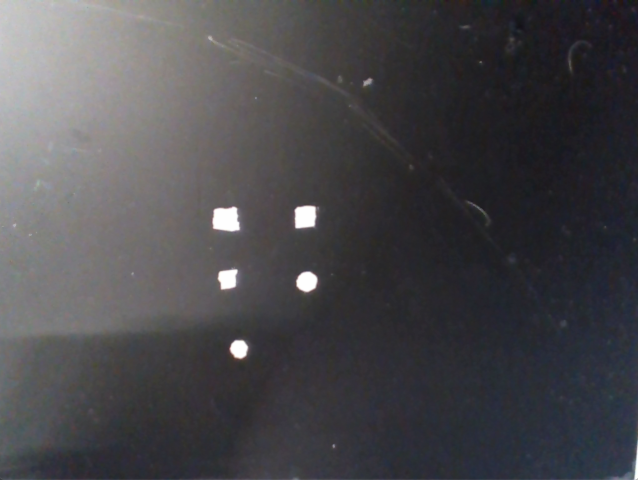
#> input picture calib-image.jpeg, 1276 x 960 px (shown at 1/2 size)
$ python tryHSV.py
#> lines starting #> are read from the running program, lines starting #| are printed output that depends on the picture; after the words box and inside, x2 and y2 are one past the last pixel; in counts of white or black regions, pixels touching at a corner belong together
import colorsys
import cv2
import numpy as np
import imutils

# 1. Establish range of H values for colors: red, orange, yellow, blue, green purple, light background (white), dark background (black)
# Create a default rgb tuple for each of those colors for visualization purposes.
names = ["red","orange","yellow","green","blue","purple","background_white", "background_black"]
default_rgb_values = [[255,31,31],[255,129,31], [255,249,31],[24,169,58],[24,82,169],[111,24,169],[255,255,255],[0,0,0]]
# H_ranges =
# while color ranges can be determined by the hue value,
# might need to check black/white another way because white seems to be when saturation is like <.25
# and black seems to be when value is below <.35

def get_HSVcolor(h,s,v):
	hsv = [h,s,v]
	print("Hue: ", hsv[0], " converted: ",    hsv[0]*360)
	print("Saturation: ", hsv[1])
	print("Value: ", hsv[2])
	if hsv[1] < .13:
		return default_rgb_values[6], names[6]
	elif hsv[2] < .13:
		return default_rgb_values[7], names[7]
	else:
		if hsv[0] <= 18/360 or hsv[0] >= 342/360: #red
			return default_rgb_values[0], names [0]
		elif 18/360 < hsv[0] <= 38/360 : #orange
			return default_rgb_values[1], names [1]
		elif 38/360 < hsv[0] <= 66/360 : #yellow
			return default_rgb_values[2], names [2]
		elif 67/360 < hsv[0] <= 169/360 : #green
			return default_rgb_values[3], names [3]
		elif 169/360 < hsv[0] <= 257/360 : #blue
			return default_rgb_values[4], names [4]
		else:
			return default_rgb_values[5], names [5]


if __name__ == '__main__':
	# 2. import one of the output camera files ("original_image...")
	img = cv2.imread("calib-image.jpeg")
#> img is the input picture: shape (960, 1276, 3); mean B, G, R 75.2, 71.9, 72.8
	gray = cv2.cvtColor(img, cv2.COLOR_BGR2GRAY)
	print(gray[0][0])
#| 201

	cv2.imshow("b/w", gray)
	cv2.waitKey(0)

	blurred = cv2.GaussianBlur(gray, (5, 5), 0)
	#for use with non-black background
	#thresh = cv2.threshold(blurred, 1.86*gray[0][0]-237.87, 255, cv2.THRESH_BINARY_INV)[1]
	#for use with black background
	thresh = cv2.threshold(blurred, 140, 255, cv2.THRESH_BINARY)[1]
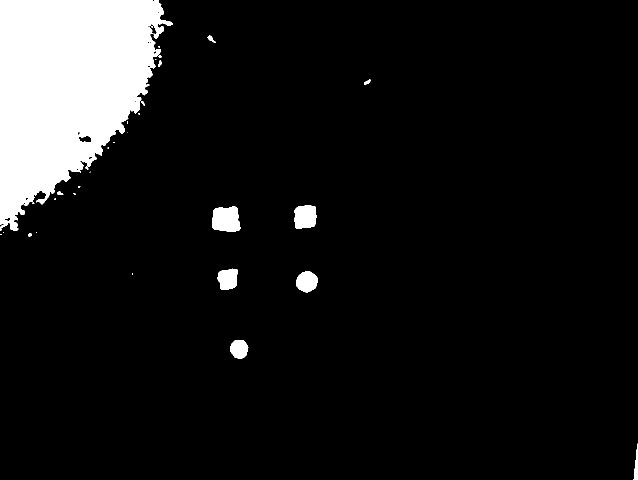
#> thresh: shape (960, 1276) (shown at 1/2 size); 9.1% white; 32 white regions (17 under 20 px)
	#second value should depend on overall brightness

	cv2.imshow("Thresh", thresh)
	cv2.waitKey(0)

	cnts = cv2.findContours(thresh.copy(), cv2.RETR_EXTERNAL,
		cv2.CHAIN_APPROX_SIMPLE)
#> cnts = 32 contours, 19 with area under 20; largest, box (x1, y1, x2, y2) and area: (0, 0, 345, 462) 101938, (424, 413, 481, 464) 2328, (589, 411, 633, 457) 1728, (592, 543, 635, 585) 1325, (435, 537, 476, 580) 1302
	cnts = imutils.grab_contours(cnts)

	image = img

	# loop over the contours
	for c in cnts:
		# compute the center of the contour
		M = cv2.moments(c)
		cX = int(M["m10"] / (M["m00"]+ 1e-5))
		cY = int(M["m01"] / (M["m00"]+ 1e-5))


		#GETTING AVERAGE OF 400 pixels around center
		r = 0
		g = 0
		b = 0
		for i in range(-10,10):
			for j in range(-10,10):
				newX = min(len(img[0])-1,max(0,cX+i))
				newY = min(len(img)-1,max(0,cY+i))
				pixel = img[newY][newX]
				r += pixel[0]
				g += pixel[1]
				b += pixel[2]
		r /= 400
		g /= 400
		b /= 400

		cv2.drawContours(image, [c], -1, (0, 255, 0), 2)
		cv2.circle(image, (cX, cY), 7, (int(r), int(g), int(b)), -1)

		# B and R need to be swapped
		h,s,v = colorsys.rgb_to_hsv(b/255, g/255, r/255)
		rgb_val, name = get_HSVcolor(h,s,v)

		cv2.putText(image, name, (cX - 20, cY - 20),
			cv2.FONT_HERSHEY_SIMPLEX, 0.5, (255, 255, 255), 2)
		print("Y: ", cY, "X:", cX)
		# show the image
		cv2.imshow("Image", image)
		cv2.waitKey(0)
#> this loop made 32 passes
#> (cX, cY, r, g, b, h, s, v) on passes 1, 2, 4, 5, 7, 10, 11, 12, 13, 14, 15, 16: (1272, 934, 189.1, 183.8, 176.9, 0.573, 0.0643, 0.741), (477, 697, 253.8, 253.9, 253.9, 0.208, 0.000788, 0.996), (613, 563, 254, 254, 254, 0, 0, 0.996), (455, 557, 254, 254, 254, 0, 0, 0.996), (59, 469, 135.8, 137.3, 138.7, 0.0891, 0.0209, 0.544), (451, 438, 254, 254, 254, 0, 0, 0.996), (610, 433, 254, 254, 254, 0, 0, 0.996), (65, 406, 138.6, 142.1, 138.2, 0.353, 0.0275, 0.557), (109, 398, 140.4, 137.8, 138.7, 0.724, 0.0185, 0.551), (148, 387, 154.6, 153.6, 154.8, 0.86, 0.00807, 0.607), (119, 386, 189.2, 190.8, 191.9, 0.103, 0.0143, 0.753), (157, 373, 213.4, 213.9, 213.8, 0.185, 0.0021, 0.839)
#> (c, cX, cY, r, g, b, h, s) on passes 3, 6, 8, 9, 17, 20: ([[264, 546], [264, 548], [265, 548], [265, 546]], 264, 546, 121.2, 115.3, 119.7, 0.792, 0.0483), ([[0, 468], [0, 469], [2, 469], [2, 468]], 0, 468, 137.8, 138.2, 141.7, 0.0175, 0.0268), ([[6, 465], [7, 465]], 0, 0, 194.4, 198.9, 204.7, 0.0735, 0.0498), ([[72, 464], [72, 465], [73, 465], [73, 464]], 72, 464, 129.1, 133.1, 132.8, 0.179, 0.0301), ([[180, 343], [179, 344], [180, 344]], 179, 343, 167.3, 167.6, 170.9, 0.00926, 0.0211), ([[227, 284], [227, 285], [228, 285], [229, 284]], 227, 284, 152.4, 155.7, 156.7, 0.129, 0.0268)
#> (printed output is left out)
#> pass 2, `cv2.imshow("Image", image)`:
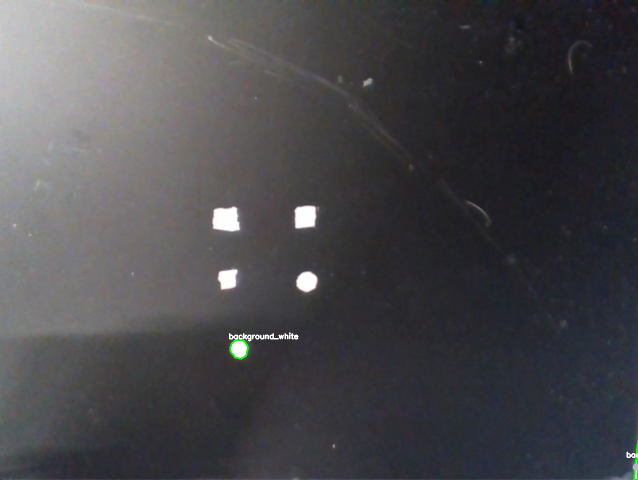
#> window 'Image': shape (960, 1276, 3) (shown at 1/2 size); mean B, G, R 75.3, 72.1, 72.9
#> after the loop:
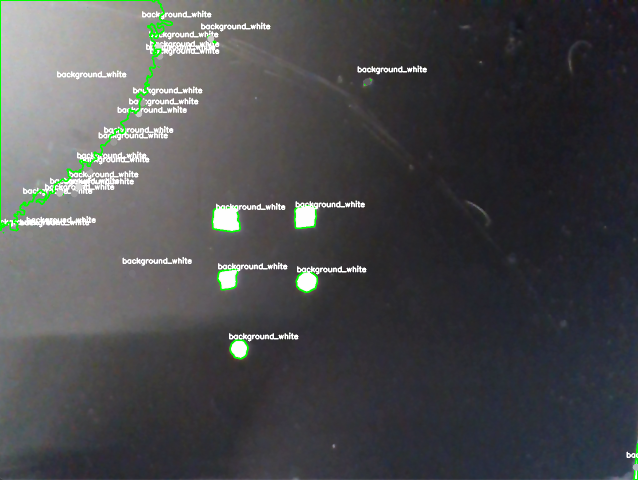
#> image: shape (960, 1276, 3) (shown at 1/2 size); 2.96% of pixels changed, all inside (x1, y1, x2, y2) = (0, 0, 1276, 960)

#> (the run stopped early here; a loop or call above may not have finished)

$ run again, with calibration_may10.jpeg copied over calib-image.jpeg
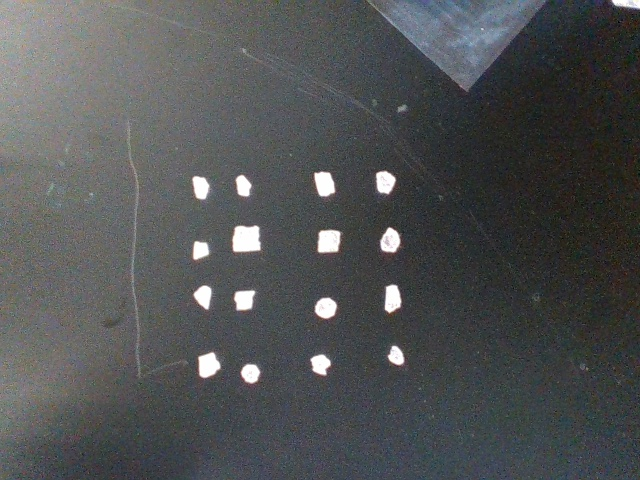
#> input picture calibration_may10.jpeg, 640 x 480 px
#> img is the input picture: shape (480, 640, 3); mean B, G, R 83.2, 82.4, 80.3
#| 163
#> `thresh = cv2.threshold(blurred, 140, 255, cv2.THRESH_BINARY)[1]`:
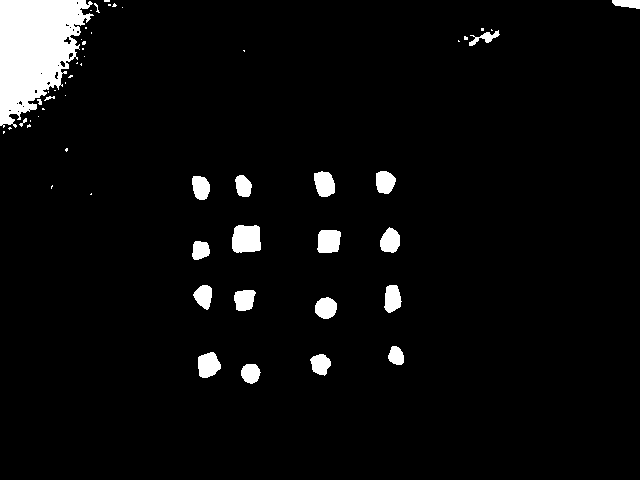
#> thresh: shape (480, 640); 4.7% white; 55 white regions (32 under 20 px)
#> cnts = 55 contours, 36 with area under 20; largest, box (x1, y1, x2, y2) and area: (0, 0, 94, 128) 7490, (232, 225, 261, 253) 669, (317, 230, 341, 253) 445, (198, 352, 221, 378) 416, (314, 171, 335, 197) 392
#> the loop `for c in cnts:` made 55 passes
#> (cX, cY, r, g, b, h, s, v) on passes 1 to 8: (250, 372, 192.9, 192.2, 196.9, 0.974, 0.0241, 0.772), (320, 363, 190.3, 186.4, 190.9, 0.854, 0.0236, 0.749), (207, 364, 220, 220.9, 223.1, 0.0511, 0.0139, 0.875), (395, 355, 187.3, 182.3, 185.8, 0.783, 0.0264, 0.735), (325, 307, 207.3, 205.9, 210.2, 0.946, 0.0205, 0.825), (244, 299, 212.7, 211.7, 212.2, 0.758, 0.0047, 0.834), (392, 298, 204.1, 201.8, 206, 0.909, 0.0204, 0.808), (203, 295, 189.7, 188.6, 191.4, 0.937, 0.0151, 0.751)
#> (printed output is left out)
#> after the loop `for c in cnts:`:
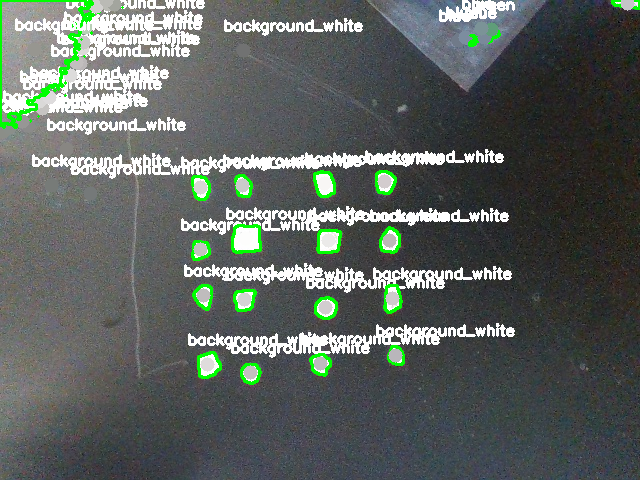
#> image: shape (480, 640, 3); 12.18% of pixels changed, all inside (x1, y1, x2, y2) = (0, 0, 640, 385)

$ run again, with calibration_may11.jpeg copied over calib-image.jpeg
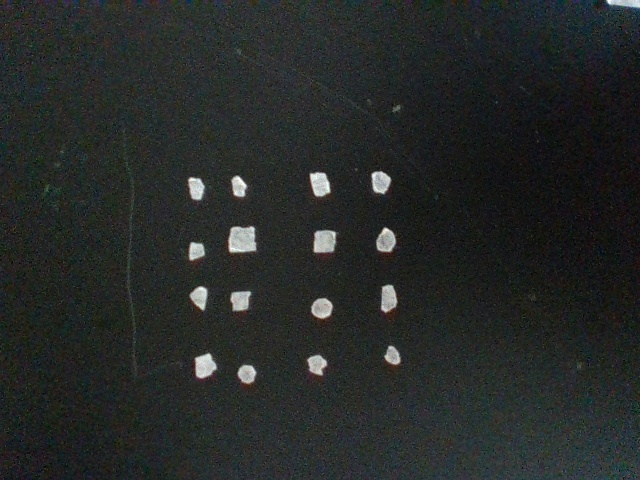
#> input picture calibration_may11.jpeg, 640 x 480 px
#> img is the input picture: shape (480, 640, 3); mean B, G, R 40.1, 41.4, 38.1
#| 50
#> `thresh = cv2.threshold(blurred, 140, 255, cv2.THRESH_BINARY)[1]`:
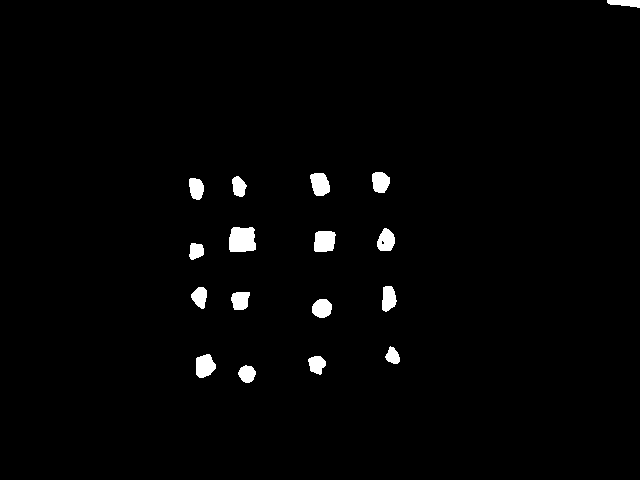
#> thresh: shape (480, 640); 1.6% white; 17 white regions
#> cnts = 17 contours; largest, box (x1, y1, x2, y2) and area: (229, 227, 256, 252) 560, (314, 231, 336, 252) 370, (196, 354, 216, 378) 334, (310, 173, 330, 196) 327, (377, 228, 395, 251) 284
#> the loop `for c in cnts:` made 17 passes
#> (cX, cY, r, g, b, h, s, v) on passes 1 to 8: (246, 373, 128.9, 132.7, 131.5, 0.22, 0.0283, 0.52), (316, 364, 128.6, 133.1, 134.9, 0.118, 0.0467, 0.529), (204, 365, 170.6, 171.8, 172.7, 0.103, 0.0122, 0.677), (392, 355, 130.5, 133, 133.2, 0.157, 0.0199, 0.522), (321, 307, 137.8, 142.3, 144.1, 0.121, 0.0441, 0.565), (239, 300, 151.7, 156.5, 153.9, 0.256, 0.031, 0.614), (199, 296, 131.9, 137.5, 132.6, 0.314, 0.0407, 0.539), (388, 298, 132.6, 136.8, 136.3, 0.188, 0.0311, 0.537)
#> (printed output is left out)
#> after the loop `for c in cnts:`:
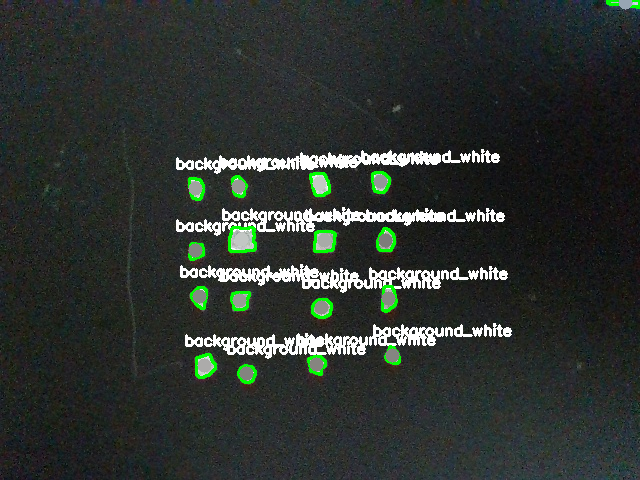
#> image: shape (480, 640, 3); 6.12% of pixels changed, all inside (x1, y1, x2, y2) = (176, 0, 640, 384)
